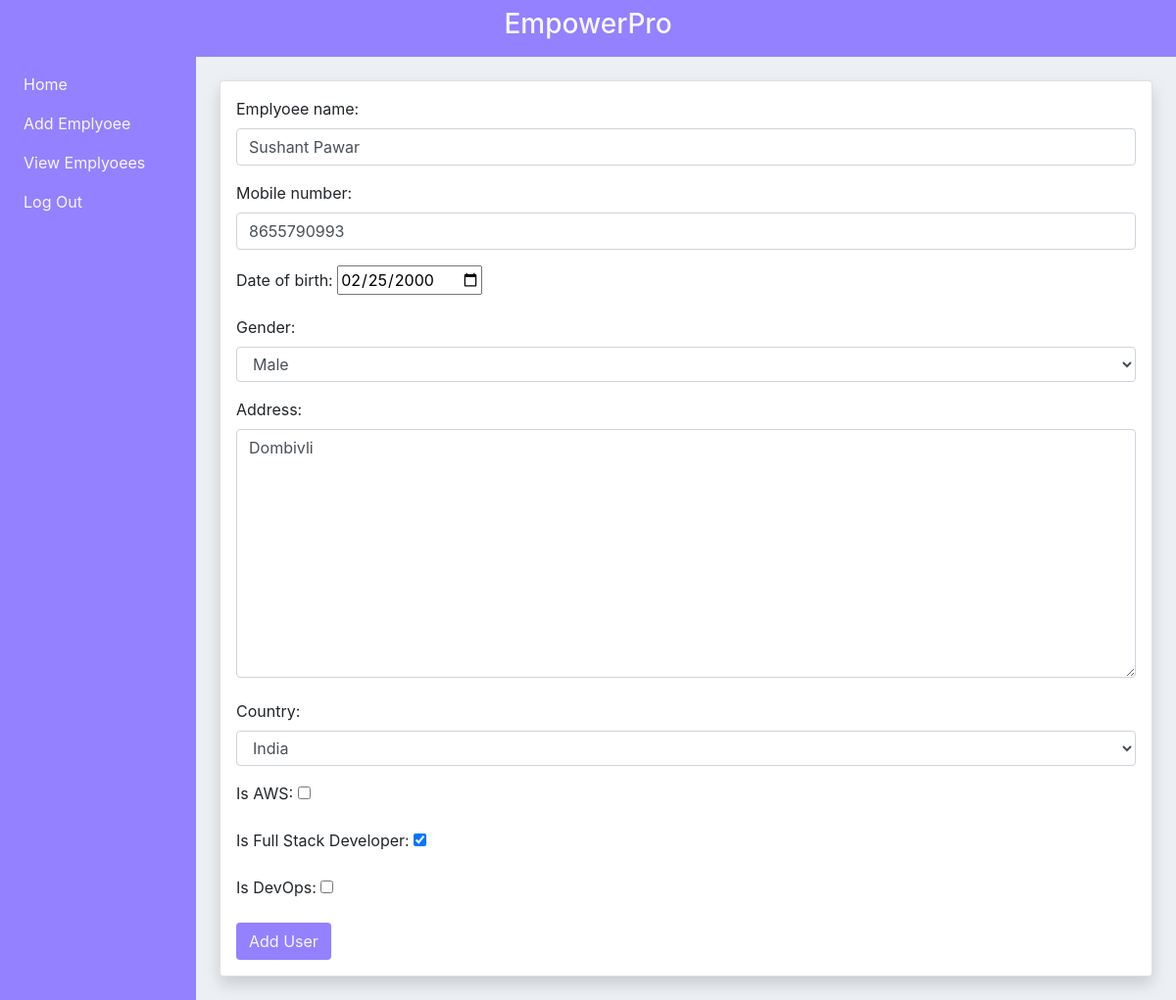
Screenshot of /edit_emp/6/ (signed in) with the database file from the repository.
### emp_app/models.py (models this page shows, shortened)
class UserProfile(models.Model):
    emplyoee_name = models.CharField(max_length=100)
    mobile_number = models.PositiveIntegerField()
    date_of_birth = models.DateTimeField()
    gender = models.CharField(max_length=10, choices=CHOICES)
    address = models.TextField(max_length=150)
    country = CountryField()
    is_AWS = models.BooleanField(default=False)
    is_Full_Stack_Developer = models.BooleanField(default=False)
    is_DevOps = models.BooleanField(default=False)

### emp_app/views.py (the view)
# urls.py: path('edit_emp/<int:id>/', views.employee_edit, name='employee-edit-id'),
@login_required
def employee_edit(request, id):
    employee = UserProfile.objects.get(pk=id)
    if request.method == "POST":
        form = UserProfileEditForm(request.POST, instance=employee)
        if form.is_valid():
            form.save()
            return redirect("employee_view")
    else:
        form = UserProfileEditForm(instance=employee)
    context = {
        "form": form,
    }
    return render(request, "emp_app/employee_edit.html", context)

### emp_app/forms.py
class UserProfileEditForm(forms.ModelForm):
    class Meta:
        model = UserProfile
        fields = '__all__'
        widgets = {
            'date_of_birth': forms.DateInput(format='%Y-%m-%d', attrs={'type': 'date'}),
        }

### emp_app/templates/emp_app/employee_edit.html (shortened to what this page needs)
{% extends "emp_app/backend.html" %}
{% block content %}
<div class="card p-3 shadow">
<form method="post">
    {{ form.as_p }}
    <button type="submit" class="btn" style="background-color: #9381FF; color: #F8F7FF;">Add User</button>
</form>
</div>
{% endblock content %}

### emp_app/templates/emp_app/backend.html (style rules this page uses)
form input[type="text"], input[type="number"], textarea, select { width: 100%; padding: .375rem .75rem; font-size: 1rem; line-height: 1.5; color: #495057; background-color: #fff; background-clip: padding-box; border: 1px solid #ced4da; border-radius: .25rem; transition: border-color .15s ease-in-out, box-shadow .15s ease-in-out; }

### rows the page displays
UserProfile: emplyoee_name "Sushant Pawar", mobile_number "8655790993", date_of_birth "02/25/2000", gender "Male", address "Dombivli", country "India", is_Full_Stack_Developer "☑"
